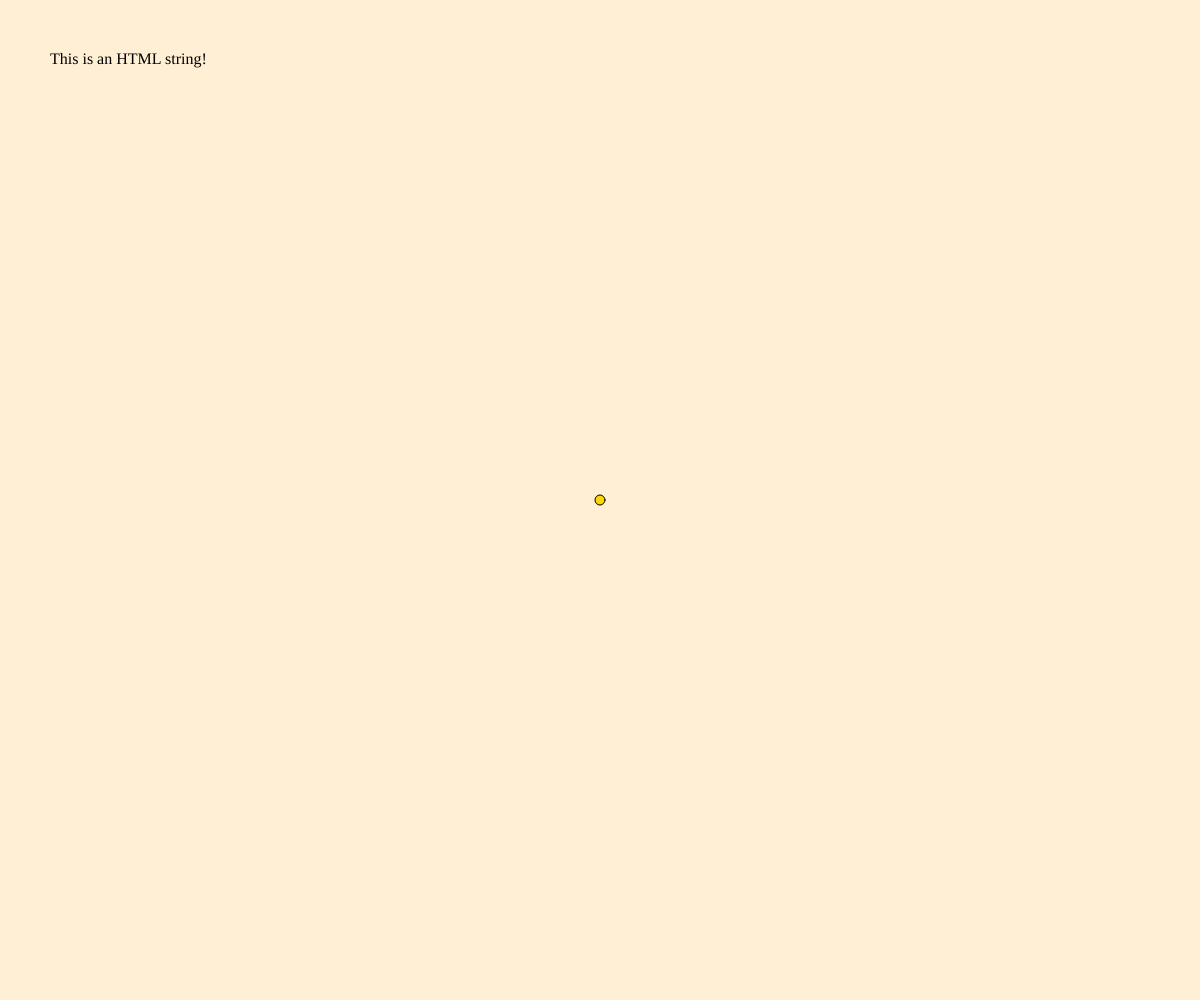
Frame 1 (no input)
Frame 60 (no input): identical to frame 1, image omitted
Frame 120 (the mouse pressed at the canvas centre since frame 60): identical to frame 1, image omitted

The p5.js sketch that drew this single still picture (run headless with seeded random() and noise() and a simulated clock; from frame 60 on, the mouse is pressed at the canvas centre):

// p5.js sketch
// ── sketch.js
//create a variable to store the slider in
let slider;

function setup() {
  //create a variable for canvas so that we can reference it for positioning later
  let canvas = createCanvas(windowWidth, windowHeight);
  //you can specify the position of your element like this. it's best to do most positioning in CSS, but here I'm setting it to the top
  canvas.position(0, 0);
  //you can add a CSS class to something by putting .class after it
  canvas.class("container");
  //set the variable to the createSlider function. createSlider values are: minimum, maximum, starting value.
  slider = createSlider(10, 1000, 0);
  slider.class("slider");


  let txt = createDiv('This is an HTML string!');
  txt.class("copy");
  txt.position(50, 50);
}
function draw() {
  background("PapayaWhip");

  fill("Gold");
  //set the width and height of the ellipse using slider.value
  ellipse(windowWidth/2, windowHeight/2, slider.value(), slider.value());

}
 
// ── main.css

body {
  margin: 0;
  display: flex;
  /* This centers our sketch horizontally. */
  justify-content: center;
  /* This centers our sketch vertically. */
  align-items: center;
}

/* i'm using the z index to move the slider on top of the container */
.container {
  z-index: 0;
}


.slider {
  z-index: 1;
  margin-top: 2em;
  border: 1px solid black;
    -webkit-appearance: none;  /* Override default CSS styles */
    appearance: none;
    width: 500px; /* Specified height */
    height: 50px; /* Specified height */
    background: white; /* background color */
    outline: none; /* Remove outline */
    opacity: 0.4; /* Set transparency (for mouse-over effects on hover) */
    -webkit-transition: .2s; /* 0.2 seconds transition on hover */
    transition: all .2s;
  }

/* Mouse-over effects */
.slider:hover {
  opacity: 1; /* Fully shown on mouse-over */
  border: 1px dotted black;
}

/* The slider handle (use -webkit- (Chrome, Opera, Safari, Edge) and -moz- (Firefox) to override default look) */
.slider::-webkit-slider-thumb {
  -webkit-appearance: none; /* Override default look */
  appearance: none;
  width: 50px; /* Set a specific slider handle width */
  height: 50px; /* Slider handle height */
  border-radius: 50%; /* Make it a circle */
  background: OliveDrab; /*  background */
  cursor: pointer; /* Cursor on hover */
}

.slider::-moz-range-thumb {
  width: 50px; /* Set a specific slider handle width */
  height: 50px; /* Slider handle height */
  background: OliveDrab;
  cursor: pointer; /* Cursor on hover */
}

.copy {
  font-family: arial;
  font-size: 100px;
  width:400px;
}
